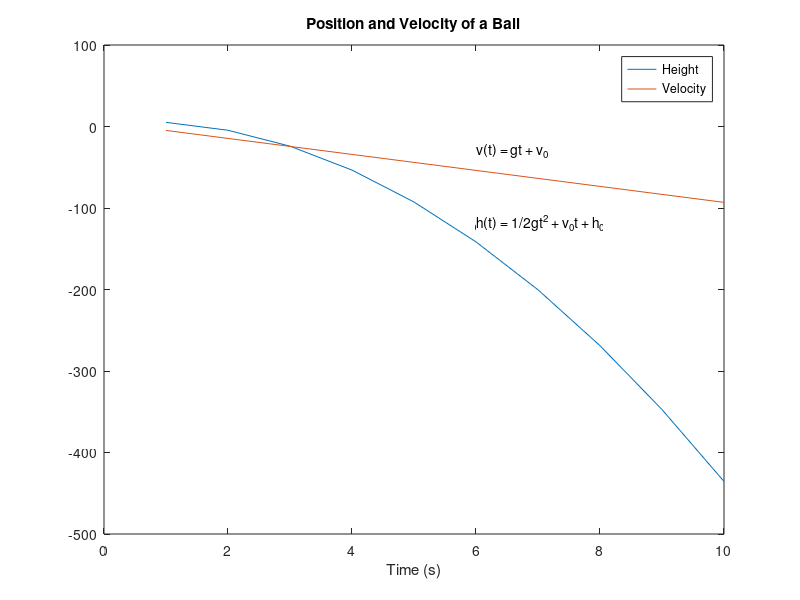

The MATLAB script that drew this image:
%% 2.17 Exercises - 2.10
clear
clc

% Position and Velocity of a Ball
g = -9.81; % g is acceleration due to gravity
t = 1:10;

h0 = input('Enter a value for the initial height: ');
v0 = input('Enter a value for the initial velocity: ');

ht = (1/2)*g*t.^2 + v0*t + h0;
vt = g*t + v0;

plot(t, ht, t, vt)
title('Position and Velocity of a Ball')
xlabel('Time (s)')
text(t(6),vt(6) + 25,'v(t) = gt + v_0')
text(t(6),ht(6) + 25,'h(t) = 1/2gt^2 + v_0t + h_0')
legend('Height','Velocity')